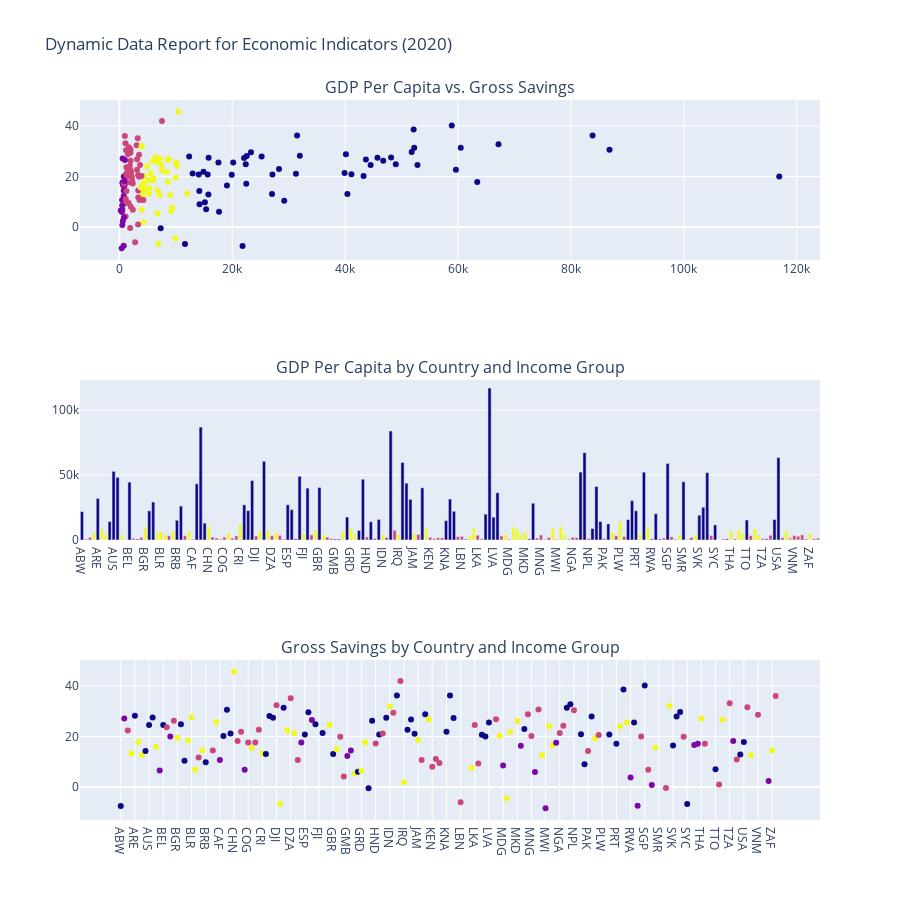

Here is the notebook cell this chart was saved with:
### Markdown cell above
### Building a dynamic report

### Code cell
import plotly.express as px
import plotly.graph_objects as go
from plotly.subplots import make_subplots

# Create a subplot figure with 3 rows
fig = make_subplots(rows=3, cols=1, 
                    subplot_titles=('GDP Per Capita vs. Gross Savings', 
                                    'GDP Per Capita by Country and Income Group', 
                                    'Gross Savings by Country and Income Group'))

# Add scatter plot
fig.add_trace(go.Scatter(x=selected_data['gdp_percapita'], y=selected_data['gross_savings'], 
                         mode='markers', 
                         marker=dict(color=selected_data['income_group'].astype('category').cat.codes), 
                         text=selected_data['code'], name='Scatter'), 
              row=1, col=1)

# Add bar chart
fig.add_trace(go.Bar(x=selected_data['code'], y=selected_data['gdp_percapita'], 
                     marker=dict(color=selected_data['income_group'].astype('category').cat.codes), name='Bar'), 
              row=2, col=1)

# Add another scatter plot
fig.add_trace(go.Scatter(x=selected_data['code'], y=selected_data['gross_savings'], 
                         mode='markers', 
                         marker=dict(color=selected_data['income_group'].astype('category').cat.codes), text=selected_data['code'], name='Scatter'), 
              row=3, col=1)

# Update layout
fig.update_layout(title_text='Dynamic Data Report for Economic Indicators (2020)', showlegend=False, height=900)

fig.show();

### Figure 1 — Plotly figure (JSON) as saved in the notebook; plotly's stock layout.template omitted (floating-point values rounded to 4 significant figures; data arrays with more than 128 entries replaced by an {"elided": "..."} marker saying what was removed)
{"data": [{"marker": {"color": {"elided": "187 int values"}}, "mode": "markers", "name": "Scatter", "text": {"elided": "187 str values"}, "type": "scatter", "x": {"elided": "187 float values"}, "xaxis": "x", "y": {"elided": "187 float values"}, "yaxis": "y"}, {"marker": {"color": {"elided": "187 int values"}}, "name": "Bar", "type": "bar", "x": {"elided": "187 str values"}, "xaxis": "x2", "y": {"elided": "187 float values"}, "yaxis": "y2"}, {"marker": {"color": {"elided": "187 int values"}}, "mode": "markers", "name": "Scatter", "text": {"elided": "187 str values"}, "type": "scatter", "x": {"elided": "187 str values"}, "xaxis": "x3", "y": {"elided": "187 float values"}, "yaxis": "y3"}], "layout": {"annotations": [{"font": {"size": 16}, "showarrow": false, "text": "GDP Per Capita vs. Gross Savings", "x": 0.5, "xanchor": "center", "xref": "paper", "y": 1, "yanchor": "bottom", "yref": "paper"}, {"font": {"size": 16}, "showarrow": false, "text": "GDP Per Capita by Country and Income Group", "x": 0.5, "xanchor": "center", "xref": "paper", "y": 0.6111, "yanchor": "bottom", "yref": "paper"}, {"font": {"size": 16}, "showarrow": false, "text": "Gross Savings by Country and Income Group", "x": 0.5, "xanchor": "center", "xref": "paper", "y": 0.2222, "yanchor": "bottom", "yref": "paper"}], "height": 900, "showlegend": false, "title": {"text": "Dynamic Data Report for Economic Indicators (2020)"}, "xaxis": {"anchor": "y", "domain": [0, 1]}, "xaxis2": {"anchor": "y2", "domain": [0, 1]}, "xaxis3": {"anchor": "y3", "domain": [0, 1]}, "yaxis": {"anchor": "x", "domain": [0.7778, 1]}, "yaxis2": {"anchor": "x2", "domain": [0.3889, 0.6111]}, "yaxis3": {"anchor": "x3", "domain": [0, 0.2222]}}}
